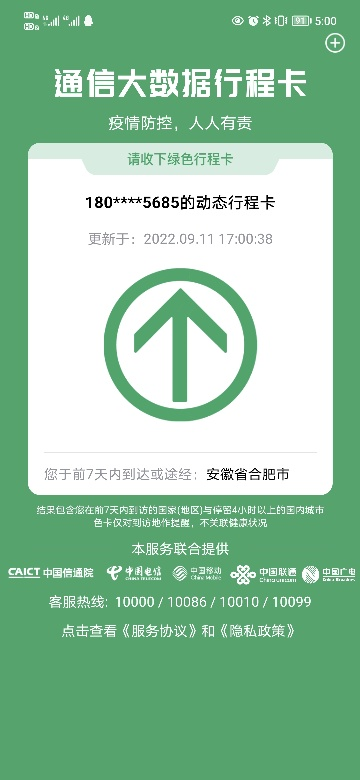
#> input picture xcm.jpg, 360 x 780 px
$ python newtime.py
#> lines starting #> are read from the running program, lines starting #| are printed output that depends on the picture; after the words box and inside, x2 and y2 are one past the last pixel; in counts of white or black regions, pixels touching at a corner belong together
import cv2
from PIL import Image, ImageDraw, ImageFont
import numpy as np
import time

# 行程
bbox = [143, 231, 293, 258, 15]  # 行程码时间位置(:4)以及字体大小(-1)
color = (120, 120, 120)
img = cv2.imread("xcm.jpg")
#> img is the input picture: shape (780, 360, 3); mean B, G, R 162.9, 196, 148.3
shp = (bbox[2] - bbox[0], bbox[3] - bbox[1])
im = Image.new("RGB", (shp[0] + 20, shp[1]), (254, 254, 254))
#> im: PIL image 170x27 RGB; every value is 254
dr = ImageDraw.Draw(im)
font = ImageFont.truetype("arial.ttf", bbox[4])

dr.text((0, 0), time.strftime("%Y.%m.%d %H:%M:%S",
                              time.localtime(time.time()+8*3600-30)), color, font)
img[bbox[1]:bbox[3], bbox[0]:bbox[2], :] = cv2.resize(np.array(im), shp)
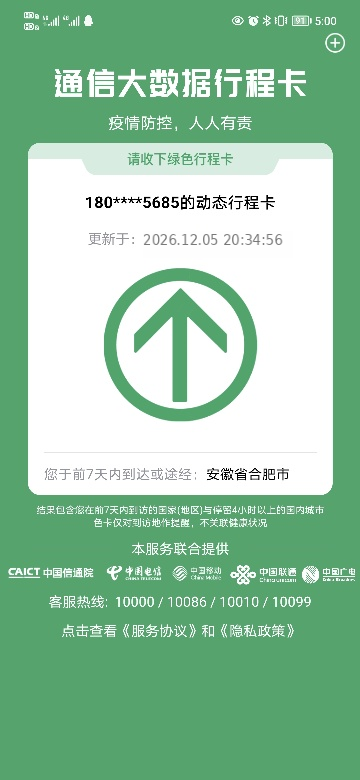
#> img: shape (780, 360, 3); 1.4% of pixels changed, all inside (x1, y1, x2, y2) = (143, 231, 293, 258)
cv2.imwrite("xcm.jpg", img)
